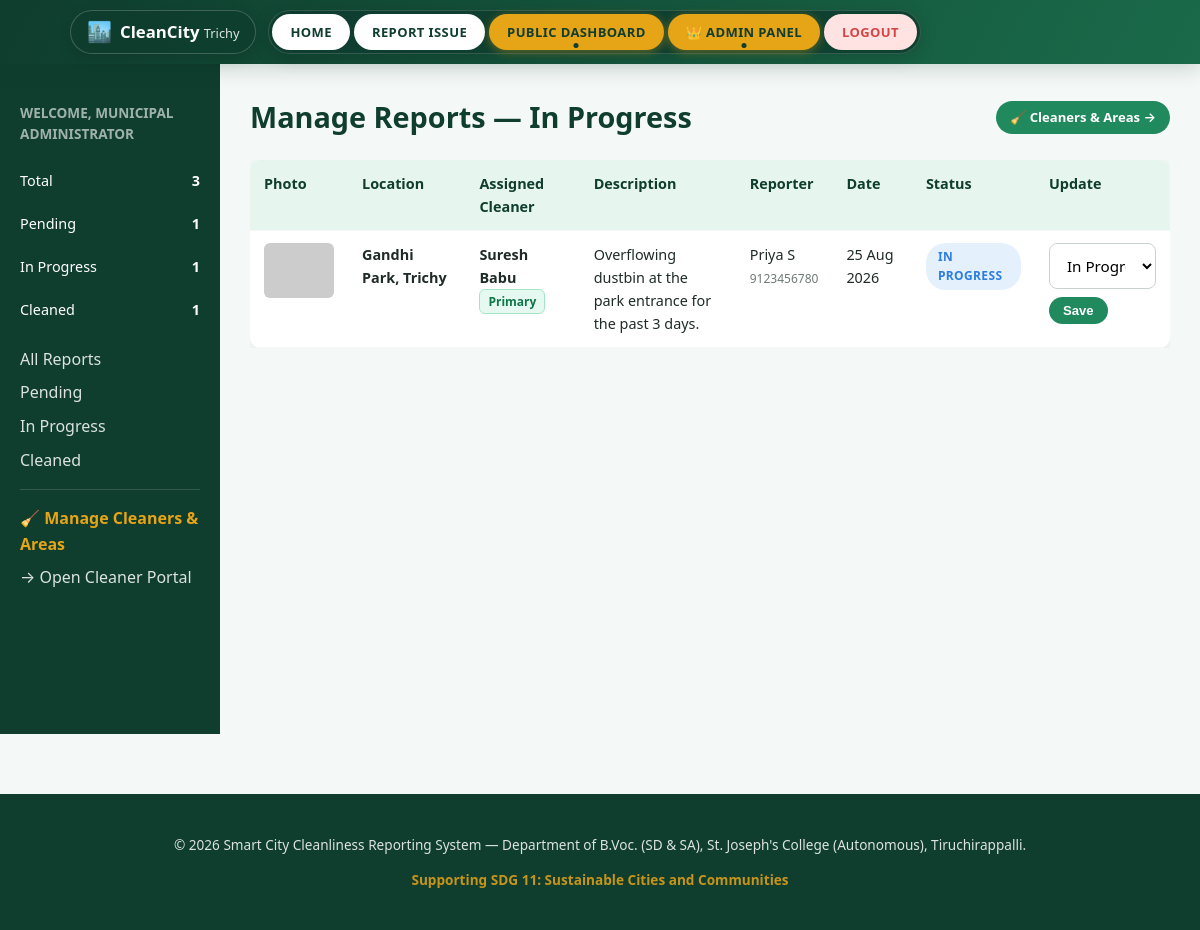
Screenshot of /admin/dashboard.php?status=In+Progress (signed in) with the database file from the repository.
### tables this page shows
CREATE TABLE IF NOT EXISTS reports (
    report_id INT AUTO_INCREMENT PRIMARY KEY,
    reporter_name VARCHAR(100) NOT NULL,
    reporter_contact VARCHAR(50),
    description TEXT NOT NULL,
    location_area VARCHAR(255) NOT NULL,
    latitude DECIMAL(10, 8) DEFAULT NULL,
    longitude DECIMAL(11, 8) DEFAULT NULL,
    photo_path VARCHAR(255) NOT NULL,
    status ENUM('Pending', 'In Progress', 'Cleaned') NOT NULL DEFAULT 'Pending',
    assigned_cleaner_id INT NULL DEFAULT NULL,
    assigned_cleaner_name VARCHAR(100) NULL DEFAULT NULL,
    assignment_type ENUM('Primary', 'Replacement', 'Unassigned') NOT NULL DEFAULT 'Unassigned',
    admin_remarks TEXT,
    submitted_at TIMESTAMP DEFAULT CURRENT_TIMESTAMP,
    updated_at TIMESTAMP DEFAULT CURRENT_TIMESTAMP ON UPDATE CURRENT_TIMESTAMP,
    FOREIGN KEY (assigned_cleaner_id) REFERENCES cleaners(cleaner_id) ON DELETE SET NULL
);

### admin/dashboard.php (the view, shortened to what this page needs)
<?php
require_once '../config/db.php';
$statusFilter = $_GET['status'] ?? '';
$sql = "SELECT * FROM reports WHERE 1=1";
$params = [];
$types = "";
if ($statusFilter !== '' && in_array($statusFilter, ['Pending', 'In Progress', 'Cleaned'])) {
    $sql .= " AND status = ?";
    $params[] = $statusFilter;
    $types .= "s";
}
$sql .= " ORDER BY submitted_at DESC";
$stmt = $conn->prepare($sql);
if ($params) $stmt->bind_param($types, ...$params);
$stmt->execute();
$result = $stmt->get_result();
$total = $conn->query("SELECT COUNT(*) c FROM reports")->fetch_assoc()['c'];
$pending = $conn->query("SELECT COUNT(*) c FROM reports WHERE status='Pending'")->fetch_assoc()['c'];
$progress = $conn->query("SELECT COUNT(*) c FROM reports WHERE status='In Progress'")->fetch_assoc()['c'];
$cleaned = $conn->query("SELECT COUNT(*) c FROM reports WHERE status='Cleaned'")->fetch_assoc()['c'];
require_once '../includes/header.php';
?>
<div class="admin-shell">
    <aside class="admin-sidebar">
        <h3>Welcome, <?php echo htmlspecialchars($_SESSION['admin_name']); ?></h3>
        <div class="stat-mini"><span>Total</span><strong><?php echo $total; ?></strong></div>
        <div class="stat-mini"><span>Pending</span><strong><?php echo $pending; ?></strong></div>
        <div class="stat-mini"><span>In Progress</span><strong><?php echo $progress; ?></strong></div>
        <div class="stat-mini"><span>Cleaned</span><strong><?php echo $cleaned; ?></strong></div>
        <div style="padding:16px 20px;">
            <a href="?status=" style="color:#fff; opacity:0.85; display:block; margin-bottom:8px;">All Reports</a>
            <a href="?status=Pending" style="color:#fff; opacity:0.85; display:block; margin-bottom:8px;">Pending</a>
            <a href="?status=In+Progress" style="color:#fff; opacity:0.85; display:block; margin-bottom:8px;">In Progress</a>
            <a href="?status=Cleaned" style="color:#fff; opacity:0.85; display:block;">Cleaned</a>
            <hr style="border:0; border-top:1px solid rgba(255,255,255,0.15); margin:16px 0;">
            <a href="cleaners.php" style="color:var(--amber-500); font-weight:700; display:block; margin-bottom:8px;">🧹 Manage Cleaners &amp; Areas</a>
            <a href="../cleaner.php" style="color:#fff; opacity:0.85; display:block;">&rarr; Open Cleaner Portal</a>
        </div>
    </aside>
    <div class="admin-content">
        <div style="display:flex; justify-content:space-between; align-items:center; margin-bottom:20px; flex-wrap:wrap; gap:10px;">
            <h2 class="section-title" style="text-align:left; margin:0;">
                Manage Reports <?php echo $statusFilter ? ' — ' . htmlspecialchars($statusFilter) : ''; ?>
            </h2>
            <a href="cleaners.php" class="btn btn-secondary btn-small">🧹 Cleaners &amp; Areas &rarr;</a>
        </div>
        <?php if ($result->num_rows === 0): ?>
            <div class="empty-state">
                <div class="icon">🧹</div>
                <p>No reports in this category.</p>
            </div>
        <?php else: ?>
        <div style="overflow-x:auto;">
        <table class="admin-table">
            <thead>
                <tr>
                    <th>Photo</th>
                    <th>Location</th>
                    <th>Assigned Cleaner</th>
                    <th class="desc-cell">Description</th>
                    <th>Reporter</th>
                    <th>Date</th>
                    <th>Status</th>
                    <th>Update</th>
                </tr>
            </thead>
            <tbody>
                <?php while ($row = $result->fetch_assoc()):
                    $badgeClass = 'badge-' . str_replace(' ', '-', $row['status']);
                ?>
                <tr>
                    <td><img class="thumb" src="../<?php echo htmlspecialchars($row['photo_path']); ?>" alt="report photo"
                             onerror="this.src='https://via.placeholder.com/70x55/e6f5ee/1a6b4a?text=No+Img'"></td>
                    <td><strong><?php echo htmlspecialchars($row['location_area']); ?></strong></td>
                    <td>
                        <strong><?php echo htmlspecialchars($row['assigned_cleaner_name'] ?: 'Unassigned'); ?></strong><br>
                        <?php if ($row['assignment_type'] === 'Primary'): ?>
                            <span class="assignment-badge-primary">Primary</span>
                        <?php elseif ($row['assignment_type'] === 'Replacement'): ?>
                            <span class="assignment-badge-replacement">Temporary Replacement</span>
                        <?php else: ?>
                            <span style="font-size:11px; color:#9ca3af;">Unassigned</span>
                        <?php endif; ?>
                    </td>
                    <td class="desc-cell"><?php echo htmlspecialchars(mb_strimwidth($row['description'], 0, 90, '...')); ?></td>
                    <td><?php echo htmlspecialchars($row['reporter_name']); ?><br>
                        <small style="color:var(--gray-500);"><?php echo htmlspecialchars($row['reporter_contact']); ?></small></td>
                    <td><?php echo date('d M Y', strtotime($row['submitted_at'])); ?></td>
                    <td><span class="badge <?php echo $badgeClass; ?>"><?php echo htmlspecialchars($row['status']); ?></span></td>
                    <td>
                        <form class="status-form" action="update_status.php" method="POST">
                            <select name="status">
                                <option value="In Progress" <?php echo $row['status'] === 'In Progress' ? 'selected' : ''; ?>>In Progress</option>
                            </select>
                            <button type="submit" class="btn btn-secondary btn-small">Save</button>
                        </form>
                    </td>
                </tr>
                <?php endwhile; ?>
            </tbody>
        </table>
        </div>
        <?php endif; ?>
    </div>
</div>
<?php require_once '../includes/footer.php'; ?>

### assets/css/style.css (style rules this page uses)
:root { --green-900: #0f3d2e; --green-700: #1a6b4a; --green-600: #21895e; --green-500: #2ba86f; --green-100: #e6f5ee; --amber-500: #e6a417; --amber-100: #fdf1d9; --blue-500: #2a7de1; --blue-100: #e5f0fd; --red-500: #d64545; --gray-900: #1f2b28; --gray-700: #445048; --gray-500: #6d7973; --gray-300: #c9d3ce; --gray-100: #f4f8f6; --white: #ffffff; --radius: 10px; --shadow: 0 2px 10px rgba(15, 61, 46, 0.08); --shadow-lg: 0 8px 30px rgba(15, 61, 46, 0.14); }
* { box-sizing: border-box; }
body { margin: 0; font-family: 'Segoe UI', Roboto, -apple-system, sans-serif; color: var(--gray-900); background: var(--gray-100); line-height: 1.6; }
a { color: var(--green-700); text-decoration: none; }
.btn { display: inline-block; padding: 12px 26px; border-radius: 30px; font-weight: 600; font-size: 0.95rem; cursor: pointer; border: none; transition: transform 0.15s ease, box-shadow 0.15s ease; }
.btn-small { padding: 6px 14px; font-size: 0.82rem; border-radius: 20px; }
.btn-secondary { background: var(--green-600); color: var(--white); }
.section-title { text-align: center; font-size: 1.8rem; margin-bottom: 8px; color: var(--green-900); }
input[type=text], input[type=tel], input[type=email], input[type=number], input[type=password], input[type=file], textarea, select { width: 100%; padding: 11px 13px; border: 1px solid var(--gray-300); border-radius: 8px; font-size: 0.95rem; font-family: inherit; background: var(--white); }
.badge { display: inline-block; padding: 4px 12px; border-radius: 20px; font-size: 0.75rem; font-weight: 700; text-transform: uppercase; letter-spacing: 0.03em; }
.badge-InProgress, .badge-In-Progress { background: var(--blue-100); color: var(--blue-500); }
.admin-shell { display: flex; min-height: calc(100vh - 130px); }
.admin-sidebar { width: 220px; background: var(--green-900); color: var(--white); padding: 24px 0; flex-shrink: 0; }
.admin-sidebar h3 { padding: 0 20px; font-size: 0.85rem; text-transform: uppercase; opacity: 0.6; }
.admin-sidebar .stat-mini { padding: 10px 20px; display: flex; justify-content: space-between; font-size: 0.9rem; }
.admin-content { flex: 1; padding: 30px; }
table.admin-table { width: 100%; border-collapse: collapse; background: var(--white); border-radius: var(--radius); overflow: hidden; box-shadow: var(--shadow); }
table.admin-table th, table.admin-table td { padding: 12px 14px; text-align: left; border-bottom: 1px solid var(--gray-100); font-size: 0.9rem; vertical-align: top; }
table.admin-table th { background: var(--green-100); color: var(--green-900); }
table.admin-table img.thumb { width: 70px; height: 55px; object-fit: cover; border-radius: 6px; }
table.admin-table .desc-cell { max-width: 240px; }
.status-form { display: flex; gap: 8px; align-items: center; flex-wrap: wrap; }
.assignment-badge-primary { background: #e6f9f0; color: #0f764a; border: 1px solid #a3e6c5; padding: 2px 8px; border-radius: 6px; font-size: 0.75rem; font-weight: 700; display: inline-block; }

### rows the page displays
reports: location_area "Gandhi Park, Trichy", assigned_cleaner_name "Suresh Babu", assignment_type "Primary", description "Overflowing dustbin at the park entrance for the past 3 days.", reporter_name "Priya S", reporter_contact "9123456780", submitted_at "25 Aug 2026", status "IN PROGRESS", status "In Progress"

### other values shown
$_SESSION['admin_name'] "MUNICIPAL ADMINISTRATOR"
$total "3"
$pending "1"
$progress "1"
$cleaned "1"
$statusFilter "In Progress"
